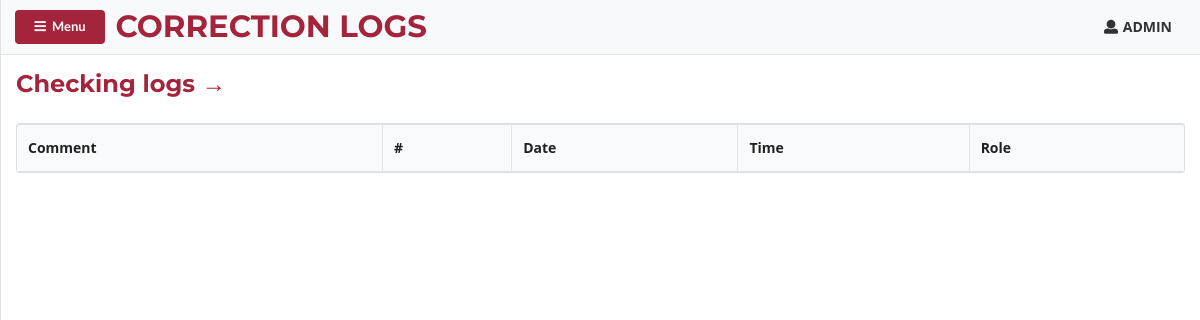
Before: /correction-logs.php (signed in) with the older database file.
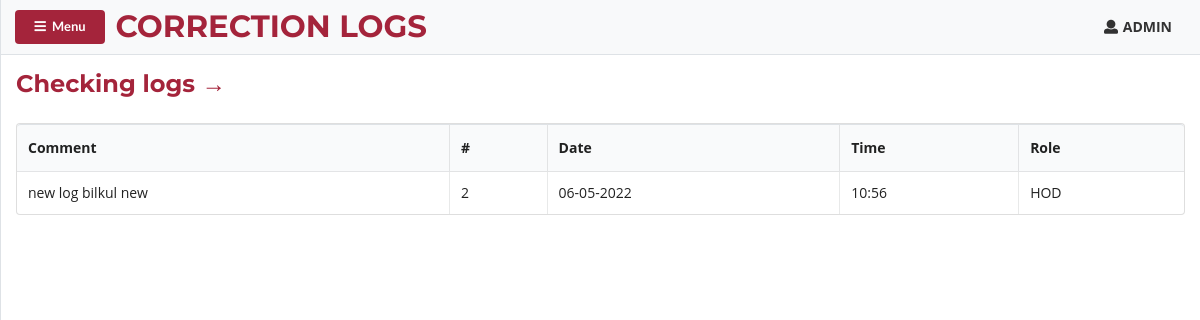
After: the same page with the newer database file.
### tables this page shows
CREATE TABLE `check_logs` (
  `id` int(100) NOT NULL,
  `log` varchar(300) NOT NULL,
  `number` int(100) NOT NULL,
  `date` date NOT NULL,
  `time` time(6) NOT NULL,
  `checker_role` varchar(100) NOT NULL,
  `checker_id` varchar(100) NOT NULL,
  `record_owner_id` varchar(100) NOT NULL
);

### correction-logs.php (the view, shortened to what this page needs)
<?php include("header.php") ?>
<?php include("sidenav-head.php") ?>
<div id="page-content-wrapper">
  <nav class="navbar navbar-expand-lg navbar-light bg-light border-bottom">
      <button class="ui button bg-red small" id="menu-toggle"><i class="fa fa-bars mr-1" aria-hidden="true"></i> Menu</button>
      <h2 class="ml-2 my-0 nav-head">CORRECTION LOGS</h2>
      <div class="collapse navbar-collapse" id="navbarSupportedContent">
        <ul class="navbar-nav ml-auto mt-2 mt-lg-0">
          <p id="username" class="mt-0 mr-3"><i class='user icon'></i><strong><?php echo $_SESSION['name'] ?></strong></p>
        </ul>
      </div>
  </nav>
  <div class="container-fluid my-3">
    <div class="head-bar-sec head-bar-grid">
        <h2>Checking logs &#8594 <?php echo $_GET['id']?></h2>
    </div>
    <div class="c-logs">
      <table class="ui celled table">
          <thead>
            <tr>
            <th>Comment</th>
            <th>#</th>
            <th>Date</th>
            <th>Time</th>
            <th>Role</th>
          </tr>
          </thead>
          <tbody>
            <?php
              $sql = "SELECT * FROM `check_logs` WHERE 1";
              $result = $db->query($sql);
              while($row = $result->fetch_assoc()) {
                $date = $row["date"];
                $timestamp = strtotime($date);
                $formatted_date = date("d-m-Y", $timestamp);
                $time = $row['time'];
                $timestamp_sec = strtotime($time);
                $formatted_time = date("h:i", $timestamp_sec);
            ?>
            <tr>
              <td><?php echo $row['log'] ?></td>
              <td><?php echo $row['number'] ?></td>
              <td><?php echo $formatted_date ?></td>
              <td><?php echo $formatted_time ?></td>
              <td><?php echo strtoupper($row['checker_role']) ?></td>
            </tr>
            <?php } ?>
          </tbody>
        </table>
    </div>
</div>
<?php include("sidenav-foot.php") ?>
<?php include("footer.php") ?>

Changed rows visible on the page:
added check_logs: log "new log bilkul new", number "2", date "06-05-2022", time "10:56", checker_role "HOD"
